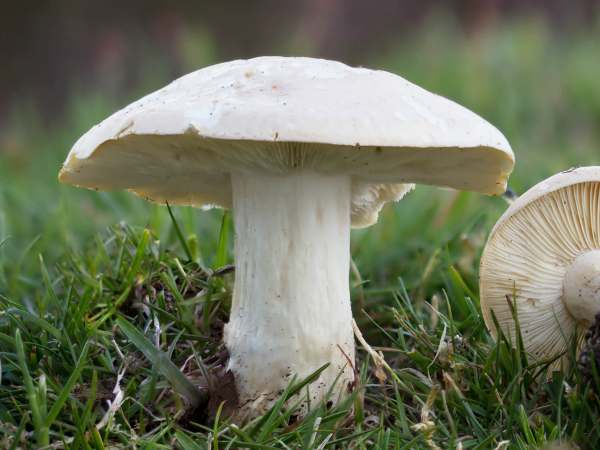
//> input picture test.jpg, 600 x 450 px
$ ./main   (built with g++ and OpenCV 4)
//> lines starting //> are read from the running program, lines starting //| are printed output that depends on the picture
#include <opencv2/opencv.hpp>
#include <iostream>
#include <vector>
#include <cmath>
#include <limits>
#include <chrono>

using namespace cv;
using namespace std;
using Clock = chrono::high_resolution_clock;


void convertToGray(const Mat& img, Mat& gray, vector<double>& pixels) {
    int rows = img.rows, cols = img.cols;
    gray.create(rows, cols, CV_8U);
    pixels.clear();
    pixels.reserve(rows * cols);
    for (int r = 0; r < rows; ++r) {
        // pointer to BGR triples
        const Vec3b* bgrPtr = img.ptr<Vec3b>(r);
        // pointer to output gray row
        uchar* grayPtr = gray.ptr<uchar>(r);
        for (int c = 0; c < cols; ++c) {
            // standard_luminance_formula
            double lum = 0.299 * bgrPtr[c][2]+ 0.587 * bgrPtr[c][1]+ 0.114 * bgrPtr[c][0];
            grayPtr[c] = static_cast<uchar>(round(lum));
            pixels.push_back(lum);
        }
    }
}


void findMinMax(const vector<double>& pixels, double& minVal, double& maxVal) {
    minVal= numeric_limits<double>::max();
    maxVal= numeric_limits<double>::lowest();
    for (double v : pixels) {
        if(v<minVal)minVal= v;
        if(v>maxVal)maxVal= v;
    }
}

Mat kmeans1D(int K,const vector<double>& pixels_in,int rows, int cols,int maxIters, double epsilon) {
    int N = rows * cols;

    vector<double> means(K);
    // Initialize means evenly in the [minVal, maxVal] range
    double minVal, maxVal;
    findMinMax(pixels_in, minVal, maxVal);
    for (int k = 0; k < K; ++k) {
        means[k] = minVal + (maxVal - minVal) * (k + 0.5) / K;
    }

    vector<int> labels(N);
    vector<double> sums(K);
    vector<int> counts(K);
    // K‐Means loop
    for (int iter = 0; iter < maxIters; ++iter) {
        // Assignment step -> to find the shortest distance to get the optimum cluster
        for (int i = 0; i < N; ++i) {
            double bestDist = numeric_limits<double>::max();
            int bestK = 0;
            for (int k = 0; k < K; ++k) {
                double d = fabs(pixels_in[i] - means[k]);
                if (d < bestDist) {
                    bestDist = d;
                    bestK = k;
                }
            }
            labels[i] = bestK;
        }

        // Zero‐out accumulators
        fill(sums.begin(), sums.end(), 0.0);
        fill(counts.begin(), counts.end(), 0);

        // Update step: accumulate sums and counts
        for (int i = 0; i < N; ++i) {
            int k = labels[i];
            sums[k] += pixels_in[i];
            counts[k]++;
        }

        // Recompute means and check convergence
        double maxShift = 0.0;
        for (int k = 0; k < K; ++k) {
            if (counts[k] > 0) {
                double newMean = sums[k] / counts[k];
                maxShift = max(maxShift, fabs(newMean - means[k]));
                means[k] = newMean;
            }
        }
        if (maxShift < epsilon) {
            cout << "Converged in " << iter+1 << " iterations.\n";
            break;
        }
    }

    // Build output segmented image
    Mat seg(rows, cols, CV_8U);
    int idx = 0;
    for (int r = 0; r < rows; ++r) {
        uchar* ptr = seg.ptr<uchar>(r);
        for (int c = 0; c < cols; ++c) {
            ptr[c] = static_cast<uchar>(round(means[labels[idx++]]));
        }
    }

    return seg;
}

int main() {
    string inputPath  = "D:/AINSHAMS_SEMESTERS/semester 10/High performance computing/project/test.jpg";
    string outputPath = "D:/AINSHAMS_SEMESTERS/semester 10/High performance computing/project/out_test_seq.jpg";
    int K = 3;
    int maxIters = 100;
    double epsilon = 1e-4; //equal to 0.0001

    Mat img = imread(inputPath);
//> img is the input picture: 450 rows x 600 cols, CV_8UC3; mean B, G, R 91.4, 114.5, 108.9
    if (img.empty()) {
        cerr << "Error: Could not open or find the image.\n";
        return -1;
    }

    // Manual grayscale conversion + flatten
    Mat gray;
    vector<double> pixels;
    convertToGray(img, gray, pixels);
//> after the loop in convertToGray, `for (int r = 0; r < rows; ++r)`:
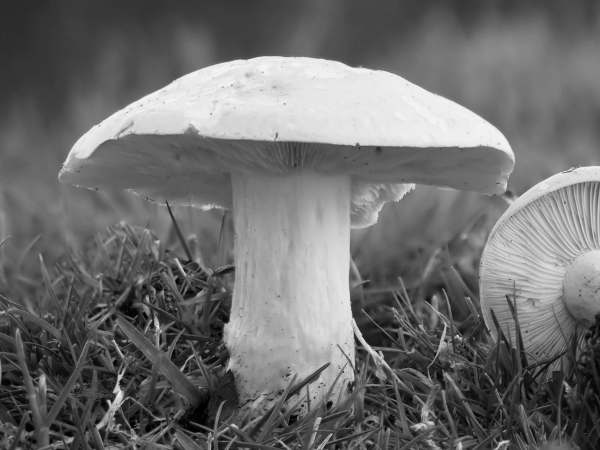
//> gray: 450 rows x 600 cols, CV_8UC1; min 0, max 254, mean 110.2
//> after the loop in convertToGray, `for (int r = 0; r < rows; ++r)`: pixels = 270000 items
//> pixels = 270000 items
    // Run K-Means
    auto t0 = Clock::now();
    Mat segmented = kmeans1D(K,pixels,gray.rows, gray.cols,maxIters, epsilon);
//> the loop in findMinMax, `for (double v : pixels)` made 270000 passes
//> (v, minVal, maxVal) on pass 1: (43.17, 43.17, 43.17)
//> (v, maxVal) on passes 25, 46, 49, 50, 51, 52: (43.87, 43.87), (44.87, 44.87), (46.87, 46.87), (47.87, 47.87), (49.87, 49.87), (50.87, 50.87)
//> after the loop in findMinMax, `for (double v : pixels)`: minVal = 0; maxVal = 253.9
//> in kmeans1D, `findMinMax(pixels_in, minVal, maxVal);`: minVal = 0; maxVal = 253.9
//> the loop in kmeans1D, `for (int iter = 0; iter < maxIters; ++iter)` made 16 passes
//> maxShift on passes 1 to 12: 15.58, 4.16, 1.41, 0.6, 0.364, 0.279, 0.161, 0.094, 0.0509, 0.0603, 0.0387, 0.0086
//> after the loop in kmeans1D, `for (int iter = 0; iter < maxIters; ++iter)`: labels = 270000 items; sums = [5768213.1, 12834646.1, 11156604.4]; counts = [99669, 115802, 54529]; means = [57.87, 110.8, 204.6]
//> the loop in kmeans1D, `for (int r = 0; r < rows; ++r)` made 450 passes
//> idx on passes 1 to 3: 600, 1200, 1800
//> after the loop in kmeans1D, `for (int r = 0; r < rows; ++r)`:
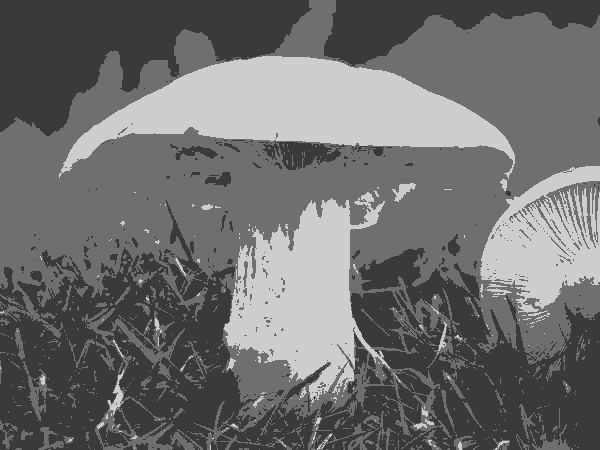
//> seg: 450 rows x 600 cols, CV_8UC1; min 58, max 205, mean 110.4
//> after the loop in kmeans1D, `for (int r = 0; r < rows; ++r)`: idx = 270000
    auto t1 = Clock::now();
    chrono::duration<double> elapsed = t1 - t0;
    cout << "Segmentation took " << elapsed.count() << " seconds.\n";

    imwrite(outputPath, segmented);
    cout << "Segmented image saved to " << outputPath << endl;
    return 0;
}

$ run again, with image.png saved as test.jpg
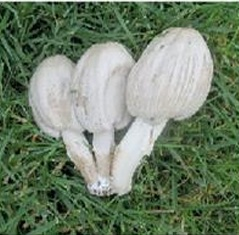
//> input picture image.png, 239 x 235 px
//> img is the input picture: 235 rows x 239 cols, CV_8UC3; mean B, G, R 106, 128.2, 111.7
//> after the loop in convertToGray, `for (int r = 0; r < rows; ++r)`:
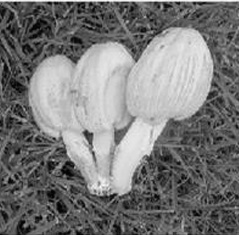
//> gray: 235 rows x 239 cols, CV_8UC1; min 1, max 254, mean 120.7
//> after the loop in convertToGray, `for (int r = 0; r < rows; ++r)`: pixels = 56165 items
//> the loop in findMinMax, `for (double v : pixels)` made 56165 passes
//> (v, minVal, maxVal) on pass 1: (239.3, 239.3, 239.3)
//> after the loop in findMinMax, `for (double v : pixels)`: minVal = 1.17; maxVal = 254.1
//> in kmeans1D, `findMinMax(pixels_in, minVal, maxVal);`: minVal = 1.17; maxVal = 254.1
//> the loop in kmeans1D, `for (int iter = 0; iter < maxIters; ++iter)` made 13 passes
//> maxShift on passes 1 to 8: 18.29, 3.54, 1.59, 0.906, 0.666, 0.536, 0.209, 0.126
//> after the loop in kmeans1D, `for (int iter = 0; iter < maxIters; ++iter)`: labels = 56165 items; sums = [870914.6, 2234777.7, 3675368.9]; counts = [15726, 21982, 18457]; means = [55.38, 101.7, 199.1]
//> the loop in kmeans1D, `for (int r = 0; r < rows; ++r)` made 235 passes
//> idx on passes 1 to 3: 239, 478, 717
//> after the loop in kmeans1D, `for (int r = 0; r < rows; ++r)`:
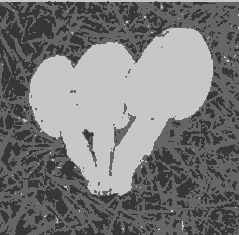
//> seg: 235 rows x 239 cols, CV_8UC1; min 55, max 199, mean 120.7
//> after the loop in kmeans1D, `for (int r = 0; r < rows; ++r)`: idx = 56165
